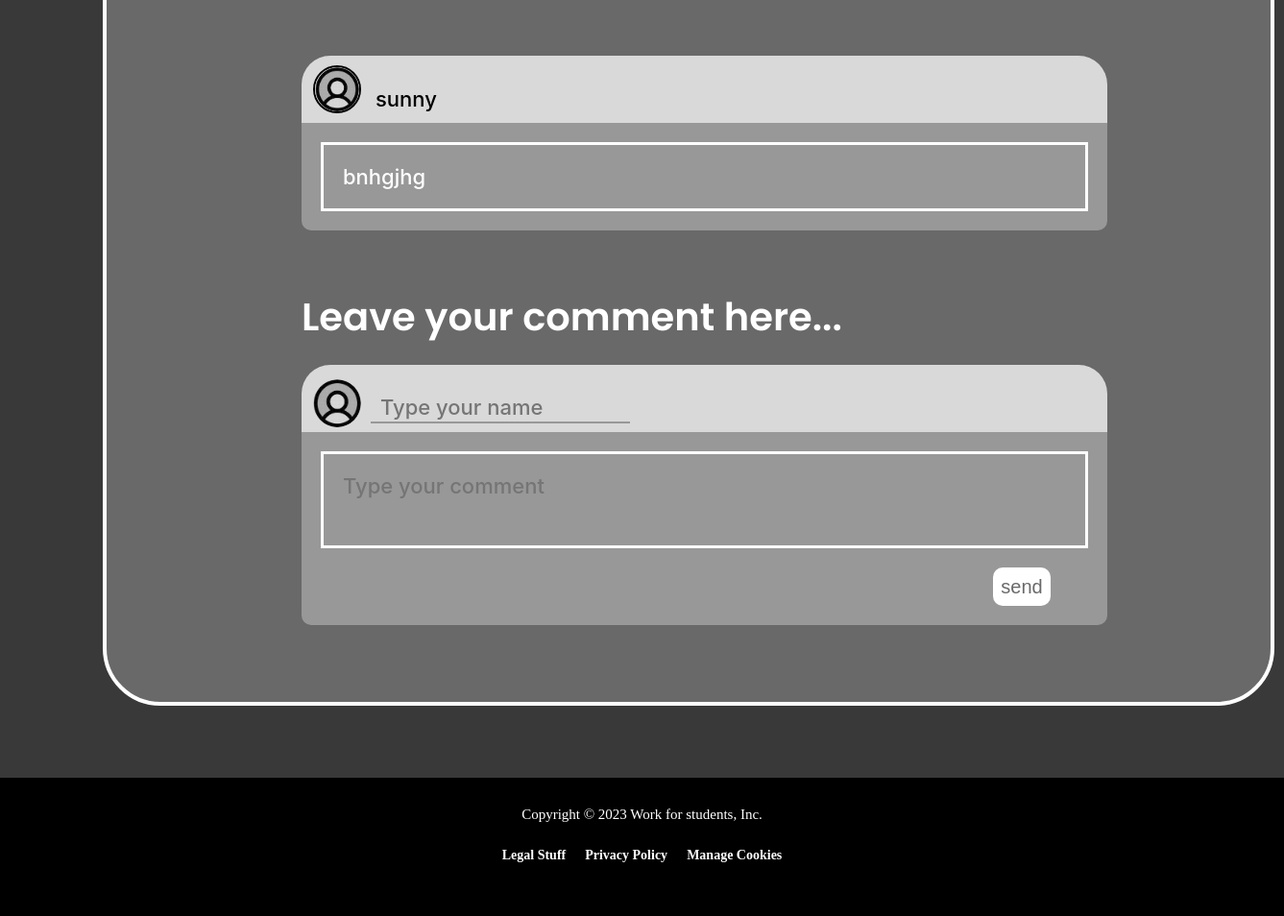
/ (lower part), run on an earlier commit of the app's database.
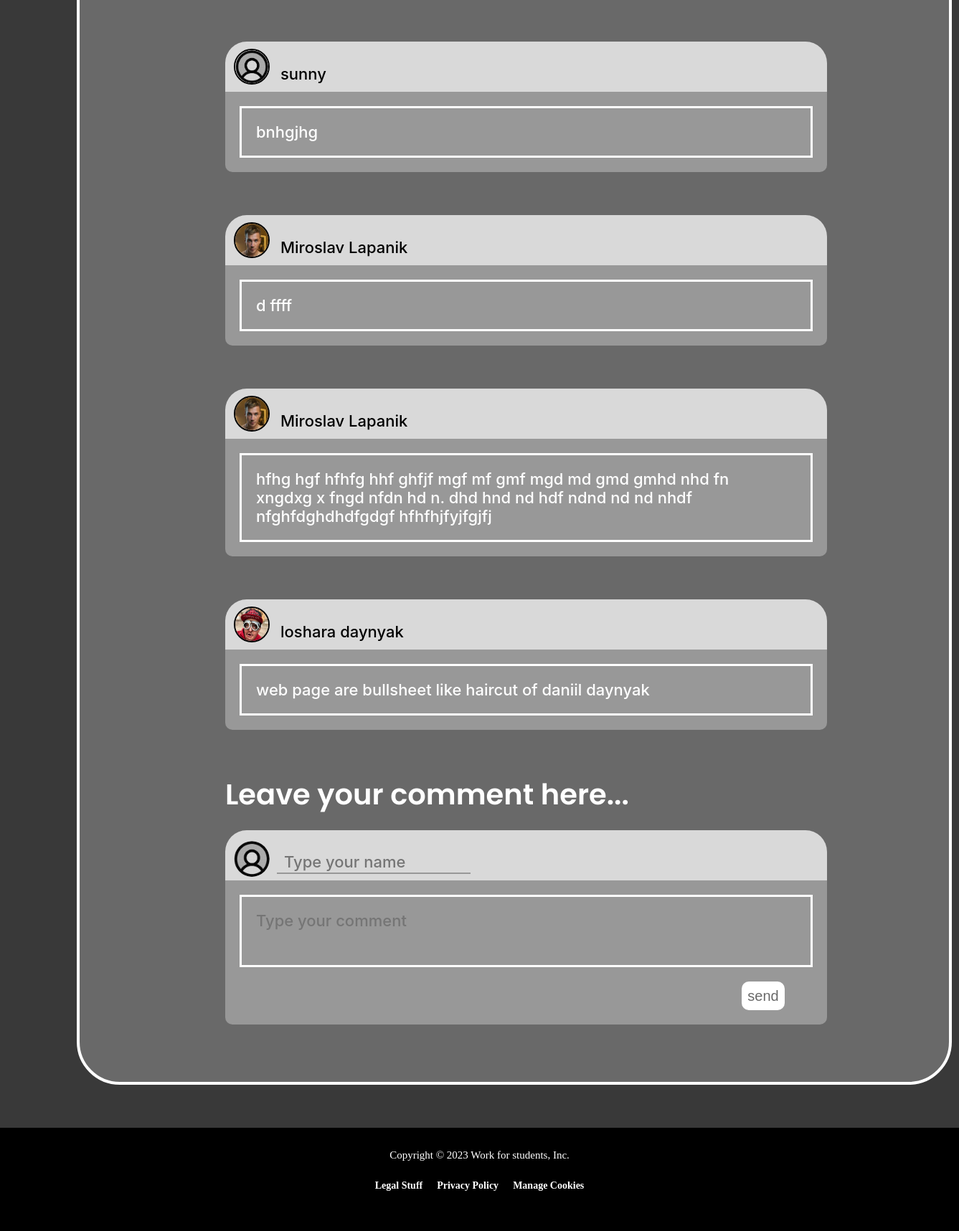
And on a later commit of the database.
### echoApp/models.py (models this page shows, shortened)
class Comment(models.Model):
    photo = models.ImageField(upload_to='user_photos/', default='user_photos/none-logo.png')
    user = models.CharField(default="User deleted", max_length=20)
    text = models.TextField(max_length=500)

### echoApp/views.py (the view, shortened to what this page needs)
# urls.py: 2. Add a URL to urlpatterns:  path('', views.home, name='home')
def home(request):
    comments = Comment.objects.all()
    context = {
        'comments': comments
    }
    if is_user_auth(request) != None:
        context['auth_user'] = User.objects.get(id=is_user_auth(request))
    return render(request, 'echoApp/home.html', context=context)

### echoApp/backend.py (called while the page is built)
def is_user_auth(request):
    session = request.session
    user = session.get(settings.USER_SESSION_ID)
    if not user:
        return None
    return user['user']

### echoApp/templates/echoApp/home.html (shortened to what this page needs)
{% extends 'echoApp/base.html' %}
{% block styles%}
{% load static %}
<link rel="stylesheet" href="{% static 'css/home.css'%}" />
{% endblock %}
{% block container%}
<div class="container" id="container">
        <div class="rectangle-27" id="comments">
          <div class="comments">
            {% for i in comments%}
            <div class="comment">
              <div class="upper">
                <img class="comment-img" src="{{ i.photo.url }}" alt="" />
                <p class="comment-name">{{ i.user }}</p>
              </div>
              <div class="footer-comment">
                <div class="border-for-comment">
                  <p class="text-comment">
                    {{ i.text }}
                  </p>
                </div>
              </div>
            </div>
            {% endfor%}
            <p class="leave-comment">Leave your comment here...</p>
            <form action="/" method="POST">
                <div class="type-comment">
                  <div class="upper">
                      {% if auth_user %}
                        <img class="none-logo" src="{{ auth_user.img.url }}" alt="" />
                      {% else %}
                        <img class="none-logo" src="{% static 'img/none-logo.png' %}" alt="" />
                      {% endif %}
                    <div>
                      {% if auth_user %}
                        <p class="input-name-for-comment">{{ auth_user.first_name }} {{ auth_user.last_name}}</p>
                      {% else %}
                        <input
                        name="user"
                        type="text"
                        class="input-name-for-comment"
                        placeholder="Type your name"
                        maxlength="20"
                      />
                                              <div
                        style="
                          margin-left: 10px;
                          height: 2px;
                          width: 270px;
                          background-color: rgba(152, 152, 152, 1);
                        "
                      ></div>
                      {% endif %}
                    </div>
                  </div>
                  <div class="footer-comment">
                    <div class="border-for-comment">
                      <textarea
                              name="text"
                        placeholder="Type your comment"
                        id="input-text-for-comment"
                      ></textarea>
                    </div>
                    <button type="submit" class="send-comment-btn">send</button>
                  </div>
                </div>
            </form>
          </div>
      </div>
    </div>
{% endblock %}

What changed in the data, as far as the page shows it:
added Comment: photo (picture), user "Miroslav Lapanik", text "d ffff"
added Comment: photo (picture), user "Miroslav Lapanik", text "hfhg hgf hfhfg hhf ghfjf mgf mf gmf mgd md gmd gmhd nhd fn xngdxg x fngd nfdn hd n. dhd hnd nd hdf ndnd nd nd nhdf nfghfdghdhdfgdgf hfhfhjfyjfgjfj"
added Comment: photo (picture), user "loshara daynyak", text "web page are bullsheet like haircut of daniil daynyak"
